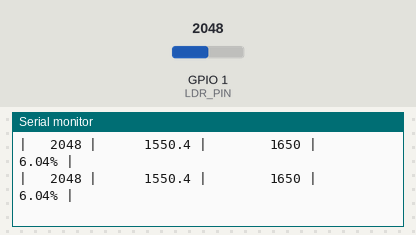
A program run on a simulated ESP32-S3. Parts: the last lines printed to the serial monitor. Inputs (shaded band) come from the test bench; at power-on: GPIO 1 (LDR_PIN) = 2048 (analog values on the 0–4095 scale).

Above: at 1.7 s.
1.8 s: GPIO 1 (LDR_PIN) set to 1374
At 1.81 s:
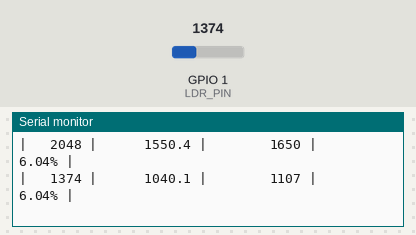
3.3 s: GPIO 1 (LDR_PIN) set to 1282
At 3.32 s:
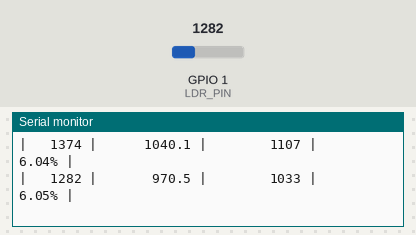
7.2 s: GPIO 1 (LDR_PIN) set to 1057
At 7.22 s:
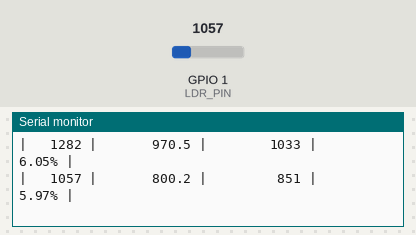
8.7 s: GPIO 1 (LDR_PIN) set to 951
At 8.72 s:
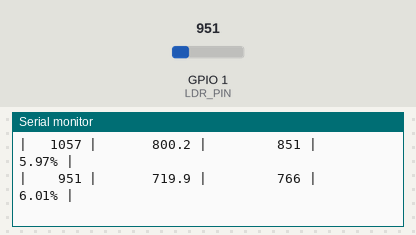
10.6 s: GPIO 1 (LDR_PIN) set to 139
At 10.62 s:
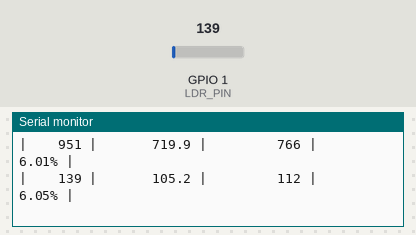
12.1 s: GPIO 1 (LDR_PIN) set to 132
At 12.13 s:
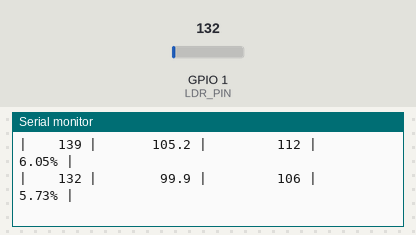

The program:

main.cpp
```cpp
#include <Arduino.h>

const int   LDR_PIN  = 1;       // GPIO1 = ADC1_CH0
const float ADC_MAX  = 4095.0;
const float U_REF_MV = 3100.0;  // Uref = 3.1 В
const unsigned long PERIOD_MS = 100;

unsigned long lastRead = 0;
int rowCount = 0;

void printHeader() {
  Serial.println();
  Serial.println("+--------+-------------+-------------+----------+");
  Serial.println("|  RAW   | Ucalc, мВ   | Umeas, мВ   | Похибка  |");
  Serial.println("+--------+-------------+-------------+----------+");
}

void setup() {
  Serial.begin(115200);
  delay(500);
  analogReadResolution(12);        // 0..4095
  analogSetAttenuation(ADC_11db);  // діапазон ~0..3.1 В
  printHeader();
}

void loop() {
  if (millis() - lastRead < PERIOD_MS) return;
  lastRead = millis();

  int   raw   = analogRead(LDR_PIN);            // RAW з АЦП
  float uCalc = raw / ADC_MAX * U_REF_MV;       // Ucalc = RAW / ADCmax * Uref
  int   uMeas = analogReadMilliVolts(LDR_PIN);  // напруга з калібруванням

  float err = (uMeas > 0) ? fabs(uCalc - uMeas) / uMeas * 100.0 : 0.0;

  Serial.printf("| %6d | %11.1f | %11d | %7.2f%% |\n", raw, uCalc, uMeas, err);

  if (++rowCount % 20 == 0) printHeader();
}
```

Measured:
- the behaviour switches between 1321 and 1320 on GPIO 1 (LDR_PIN) (found by bisection; images 1 and 2)
- the behaviour switches between 1000 and 999 on GPIO 1 (LDR_PIN) (found by bisection; images 3 and 4)
- the behaviour switches between 133 and 132 on GPIO 1 (LDR_PIN) (found by bisection; images 5 and 6)
- after the input at 1.8 s, the serial monitor: prints a new line at once (image 1)
- after the input at 3.3 s, the serial monitor: prints a new line at once (image 2)
- after the input at 7.2 s, the serial monitor: prints a new line at once (image 3)
- after the input at 8.7 s, the serial monitor: prints a new line at once (image 4)
- after the input at 10.6 s, the serial monitor: prints a new line at once (image 5)
- after the input at 12.1 s, the serial monitor: prints a new line at once (image 6)
